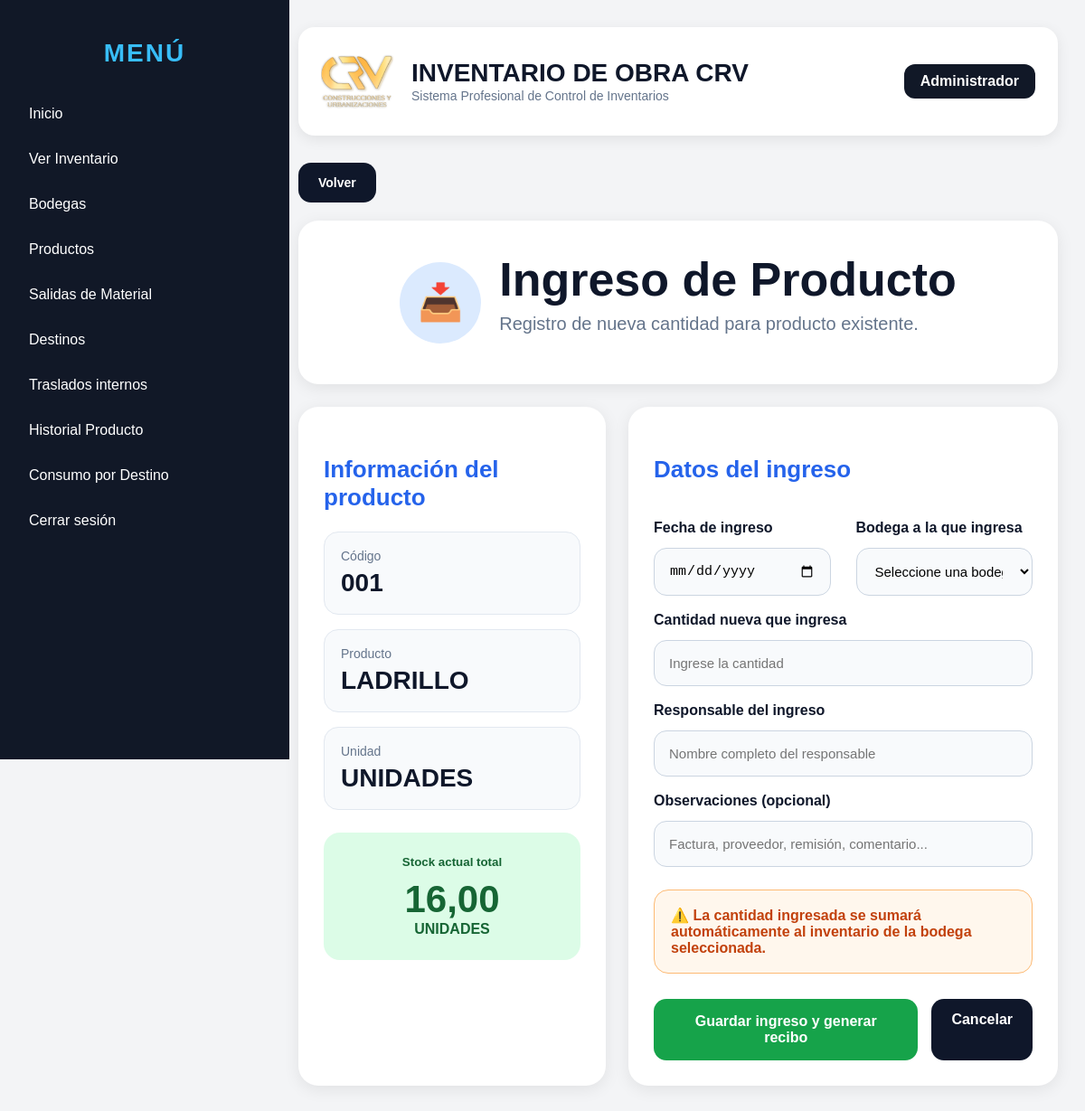
Page /productos/ingresar/1 (signed in) on the committed database.
### models/usuario.py (models this page shows, shortened)
class Usuario(db.Model, UserMixin):
    __tablename__ = "usuarios"
    id = db.Column(db.Integer, primary_key=True)
    nombre = db.Column(db.String(100), nullable=False)
    usuario = db.Column(db.String(50), unique=True, nullable=False)
    password_hash = db.Column(db.String(200), nullable=False)
    rol = db.Column(db.String(50), default="ADMIN")

### models/producto.py (models this page shows)
class Producto(db.Model):
    __tablename__ = "productos"
    id = db.Column(db.Integer, primary_key=True)
    codigo = db.Column(db.String(50), unique=True, nullable=False)
    nombre = db.Column(db.String(150), nullable=False)
    categoria = db.Column(db.String(100))
    unidad = db.Column(db.String(50))
    stock = db.Column(db.Float, default=0)
    stock_minimo = db.Column(db.Float, default=0)
    precio = db.Column(db.Float, default=0)
    activo = db.Column(db.Boolean, default=True)

### routes/productos.py (the view, shortened to what this page needs)
@productos_bp.route("/productos/ingresar/<int:id>", methods=["GET", "POST"])
@login_required
def ingresar_producto(id):
    producto = Producto.query.get_or_404(id)
    bodegas = Obra.query.order_by(Obra.nombre.asc()).all()
    return render_template(
        "productos/ingresar.html",
        producto=producto,
        bodegas=bodegas
    )

### templates/productos/ingresar.html (shortened to what this page needs)
{% extends "base.html" %}
{% block content %}
<div class="header-actions no-print">
    <button onclick="window.history.back()" class="btn-dark-custom">
        Volver
    </button>
</div>
<div class="page-title-card">
    <div class="title-icon">
        📥
    </div>
    <div>
        <h1>Ingreso de Producto</h1>
        <p>Registro de nueva cantidad para producto existente.</p>
    </div>
</div>
<div class="ingreso-grid">
    <div class="producto-info-card">
        <h3>Información del producto</h3>
        <div class="producto-item">
            <span>Código</span>
            <strong>{{ producto.codigo }}</strong>
        </div>
        <div class="producto-item">
            <span>Producto</span>
            <strong>{{ producto.nombre }}</strong>
        </div>
        <div class="producto-item">
            <span>Unidad</span>
            <strong>{{ producto.unidad }}</strong>
        </div>
        <div class="stock-total-card">
            <small>Stock actual total</small>
            <h2>
                {{ "{:,.2f}".format(producto.stock).replace(",", "X").replace(".", ",").replace("X", ".") }}
            </h2>
            <span>{{ producto.unidad }}</span>
        </div>
    </div>
    <div class="formulario-card">
        <h3>Datos del ingreso</h3>
        <form method="POST">
            <div class="form-grid">
                <div>
                    <label>Fecha de ingreso</label>
                    <input
                        type="date"
                        name="fecha_ingreso"
                        value="{{ fecha_actual }}"
                        required
                    >
                </div>
                <div>
                    <label>Bodega a la que ingresa</label>
                    <select name="obra_id" required>
                        <option value="">
                            Seleccione una bodega
                        </option>
                    </select>
                </div>
            </div>
            <label>Cantidad nueva que ingresa</label>
            <input
                type="number"
                step="0.01"
                name="cantidad"
                placeholder="Ingrese la cantidad"
                required
            >
            <label>Responsable del ingreso</label>
            <input
                type="text"
                name="responsable"
                placeholder="Nombre completo del responsable"
                required
            >
            <label>Observaciones (opcional)</label>
            <input
                type="text"
                name="observaciones"
                placeholder="Factura, proveedor, remisión, comentario..."
            >
            <div class="alerta-info">
                ⚠️ La cantidad ingresada se sumará automáticamente
                al inventario de la bodega seleccionada.
            </div>
            <div class="acciones-formulario">
                <button type="submit" class="btn-success-custom">
                    Guardar ingreso y generar recibo
                </button>
                <a href="/productos" class="btn-cancelar">
                    Cancelar
                </a>
            </div>
        </form>
    </div>
</div>
{% endblock %}

### templates/base.html (shortened to what this page needs)
<!DOCTYPE html>
<html lang="es">
<head>
</head>
<body>
    <div class="sidebar">
        <h2 class="menu-title">MENÚ</h2>
        <a href="/dashboard">Inicio</a>
        <a href="/existencias">Ver Inventario</a>
        <a href="/obras">Bodegas</a>
        <a href="/productos">Productos</a>
        <a href="/movimientos">Salidas de Material</a>
        <a href="/destinos">Destinos</a>
        <a href="/traslados/nuevo">Traslados internos</a>
        <a href="/historial-producto">Historial Producto</a>
        <a href="/consumos/destino">Consumo por Destino</a>
        <a href="/logout">Cerrar sesión</a>
    </div>
    <div class="content">
        <div class="topbar">
            <div class="topbar-left">
                <img src="{{ url_for('static', filename='logo.png') }}">
                <div>
                    <h1>INVENTARIO DE OBRA CRV</h1>
                    <span>Sistema Profesional de Control de Inventarios</span>
                </div>
            </div>
            <div class="topbar-right">
                {{ current_user.nombre }}
            </div>
        </div>
        {% block content %}{% endblock %}
    </div>
</body>
</html>

### templates/base.html (style rules this page uses)
body { margin: 0; font-family: Arial, sans-serif; background: #f3f4f6; }
.sidebar { width: 280px; height: 100vh; background: #111827; color: white; position: fixed; padding: 20px; }
.sidebar h2 { margin-bottom: 30px; color: #38bdf8; }
.menu-title { color:white; text-align:center; font-size:28px; margin-bottom:35px; letter-spacing:2px; font-weight:800; }
.sidebar a { display: block; color: white; text-decoration: none; padding: 12px; border-radius: 8px; margin-bottom: 8px; }
.content { margin-left: 300px; padding: 30px; }
.topbar { background: white; padding: 15px 20px; border-radius: 12px; margin-bottom: 25px; box-shadow: 0 2px 8px rgba(0,0,0,0.08); }
.topbar { background:white; padding:20px 25px; border-radius:18px; margin-bottom:30px; box-shadow:0 4px 15px rgba(0,0,0,0.08); display:flex; justify-content:space-between; align-items:center; }
.topbar-left { display:flex; align-items:center; gap:20px; }
.topbar-left img { width:80px; height:80px; object-fit:contain; }
.topbar-left h1 { margin:0; color:#0f172a; font-size:28px; }
.topbar-left span { color:#64748b; font-size:14px; }
.topbar-right { background:#111827; color:white; padding:10px 18px; border-radius:12px; font-weight:bold; }
input, select { width: 100%; padding: 10px; margin-top: 5px; border: 1px solid #d1d5db; border-radius: 8px; }
button, .btn { background: #2563eb; color: white; padding: 10px 16px; border: none; border-radius: 8px; text-decoration: none; cursor: pointer; display: inline-block; font-size: 14px; font-weight: 600; transition: all 0.2s ease; }
.header-actions { display: flex; justify-content: space-between; align-items: center; margin-bottom: 20px; }
.form-grid { display: grid; grid-template-columns: 1fr 1fr; gap: 18px; }
.form-grid { display:grid; grid-template-columns:1fr 1fr; gap:20px; }
.form-grid div { display:flex; flex-direction:column; }
label { margin-bottom:5px; }
.page-title-card { background:white; border-radius:22px; padding:35px; display:flex; align-items:center; justify-content:center; gap:20px; margin-bottom:25px; box-shadow:0 4px 18px rgba(0,0,0,0.08); }
.page-title-card h1 { margin:0; color:#0f172a; font-size:52px; }
.page-title-card p { margin-top:8px; color:#64748b; font-size:20px; }
.title-icon { width:90px; height:90px; border-radius:50%; background:#dbeafe; display:flex; align-items:center; justify-content:center; font-size:40px; }
.ingreso-grid { display:grid; grid-template-columns:340px minmax(0, 1fr); gap:25px; margin-top:20px; }
.producto-info-card, .formulario-card { background:white; border-radius:22px; padding:28px; box-shadow:0 4px 18px rgba(0,0,0,0.08); }
.producto-info-card h3, .formulario-card h3 { color:#2563eb; margin-bottom:22px; font-size:26px; }
.producto-item { background:#f8fafc; border:1px solid #e2e8f0; border-radius:16px; padding:18px; margin-bottom:16px; }
.producto-item span { display:block; color:#64748b; font-size:14px; margin-bottom:6px; }
.producto-item strong { font-size:28px; color:#0f172a; }
.stock-total-card { margin-top:25px; background:#dcfce7; border-radius:18px; padding:25px; text-align:center; }
.stock-total-card small { display:block; color:#166534; margin-bottom:10px; font-weight:600; }
.stock-total-card h2 { margin:0; font-size:42px; color:#166534; }
.stock-total-card span { font-weight:bold; color:#166534; }
.form-grid { display:grid; grid-template-columns:1fr 1fr; gap:28px; }
.formulario-card label { display:block; margin-top:18px; margin-bottom:8px; font-weight:600; color:#0f172a; }
.formulario-card input, .formulario-card select { width:100%; padding:16px; border-radius:14px; border:1px solid #cbd5e1; background:#f8fafc; font-size:15px; box-sizing:border-box; max-width:100%; }
.alerta-info { margin-top:25px; background:#fff7ed; border:1px solid #fdba74; color:#c2410c; padding:18px; border-radius:16px; font-weight:600; }
.acciones-formulario { display:flex; gap:15px; margin-top:28px; }
.btn-success-custom { background:#16a34a; color:white; border:none; padding:16px 24px; border-radius:14px; font-size:16px; font-weight:bold; cursor:pointer; }
.btn-dark-custom, .btn-cancelar { background:#0f172a; color:white; padding:14px 22px; border-radius:14px; text-decoration:none; border:none; font-weight:bold; cursor:pointer; }

### rows in the picture
Usuario: nombre "Administrador"
Producto: codigo "001", nombre "LADRILLO", unidad "UNIDADES", stock "16,00"
